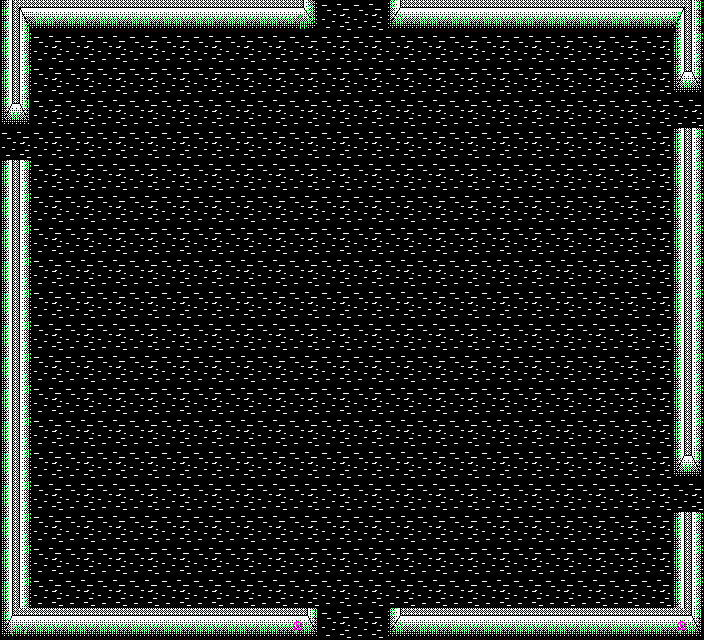

A 2D game scene composited from a Tiled map and its tileset images. What follows is a short description and the map's XML, with every tile layer's data as written:
An orthogonal 22x20 tile map with 32x32 px tiles, 2 tile layers (ground, walls), 2 tilesets.

<map version="1.10" tiledversion="1.10.1" orientation="orthogonal" renderorder="right-down" width="22" height="20" tilewidth="32" tileheight="32" infinite="0" nextlayerid="6" nextobjectid="1">
 <tileset firstgid="1" source="../tileset_gen4.tsx" />
 <tileset firstgid="41" source="../tileset_gen9.tsx" />
 <layer id="1" name="ground" width="22" height="20">
  <data encoding="csv">
54,54,54,54,54,54,54,54,54,54,54,54,54,54,54,54,54,54,54,54,54,54,
54,54,54,54,54,54,54,54,54,54,54,54,54,54,54,54,54,54,54,54,54,54,
54,54,54,54,54,54,54,54,54,54,54,54,54,54,54,54,54,54,54,54,54,54,
54,54,54,54,54,54,54,54,54,54,54,54,54,54,54,54,54,54,54,54,54,54,
54,54,54,54,54,54,54,54,54,54,54,54,54,54,54,54,54,54,54,54,54,54,
54,54,54,54,54,54,54,54,54,54,54,54,54,54,54,54,54,54,54,54,54,54,
54,54,54,54,54,54,54,54,54,54,54,54,54,54,54,54,54,54,54,54,54,54,
54,54,54,54,54,54,54,54,54,54,54,54,54,54,54,54,54,54,54,54,54,54,
54,54,54,54,54,54,54,54,54,54,54,54,54,54,54,54,54,54,54,54,54,54,
54,54,54,54,54,54,54,54,54,54,54,54,54,54,54,54,54,54,54,54,54,54,
54,54,54,54,54,54,54,54,54,54,54,54,54,54,54,54,54,54,54,54,54,54,
54,54,54,54,54,54,54,54,54,54,54,54,54,54,54,54,54,54,54,54,54,54,
54,54,54,54,54,54,54,54,54,54,54,54,54,54,54,54,54,54,54,54,54,54,
54,54,54,54,54,54,54,54,54,54,54,54,54,54,54,54,54,54,54,54,54,54,
54,54,54,54,54,54,54,54,54,54,54,54,54,54,54,54,54,54,54,54,54,54,
54,54,54,54,54,54,54,54,54,54,54,54,54,54,54,54,54,54,54,54,54,54,
54,54,54,54,54,54,54,54,54,54,54,54,54,54,54,54,54,54,54,54,54,54,
54,54,54,54,54,54,54,54,54,54,54,54,54,54,54,54,54,54,54,54,54,54,
54,54,54,54,54,54,54,54,54,54,54,54,54,54,54,54,54,54,54,54,54,54,
54,54,54,54,54,54,54,54,54,54,54,54,54,54,54,54,54,54,54,54,54,54
</data>
 </layer>
 <layer id="3" name="walls" width="22" height="20">
  <data encoding="csv">
128,71,71,130,71,71,71,71,130,79,0,0,78,71,71,71,71,71,71,71,71,74,
72,0,0,0,0,0,0,0,0,0,0,0,0,0,0,0,0,0,0,0,0,72,
72,0,0,0,0,0,0,0,0,0,0,0,0,0,0,0,0,0,0,0,0,77,
77,0,0,0,0,0,0,0,0,0,0,0,0,0,0,0,0,0,0,0,0,0,
0,0,0,0,0,0,0,0,0,0,0,0,0,0,0,0,0,0,0,0,0,127,
127,0,0,0,0,0,0,0,0,0,0,0,0,0,0,0,0,0,0,0,0,72,
72,0,0,0,0,0,0,0,0,0,0,0,0,0,0,0,0,0,0,0,0,72,
72,0,0,0,0,0,0,0,0,0,0,0,0,0,0,0,0,0,0,0,0,72,
72,0,0,0,0,0,0,0,0,0,0,0,0,0,0,0,0,0,0,0,0,72,
72,0,0,0,0,0,0,0,0,0,0,0,0,0,0,0,0,0,0,0,0,72,
72,0,0,0,0,0,0,0,0,0,0,0,0,0,0,0,0,0,0,0,0,72,
72,0,0,0,0,0,0,0,0,0,0,0,0,0,0,0,0,0,0,0,0,72,
72,0,0,0,0,0,0,0,0,0,0,0,0,0,0,0,0,0,0,0,0,72,
72,0,0,0,0,0,0,0,0,0,0,0,0,0,0,0,0,0,0,0,0,72,
72,0,0,0,0,0,0,0,0,0,0,0,0,0,0,0,0,0,0,0,0,77,
72,0,0,0,0,0,0,0,0,0,0,0,0,0,0,0,0,0,0,0,0,0,
72,0,0,0,0,0,0,0,0,0,0,0,0,0,0,0,0,0,0,0,0,127,
72,0,0,0,0,0,0,0,0,0,0,0,0,0,0,0,0,0,0,0,0,72,
72,0,0,0,0,0,0,0,0,0,0,0,0,0,0,0,0,0,0,0,0,72,
75,71,71,71,71,71,71,71,71,76,0,0,78,71,71,71,71,71,71,71,71,76
</data>
 </layer>
</map>
